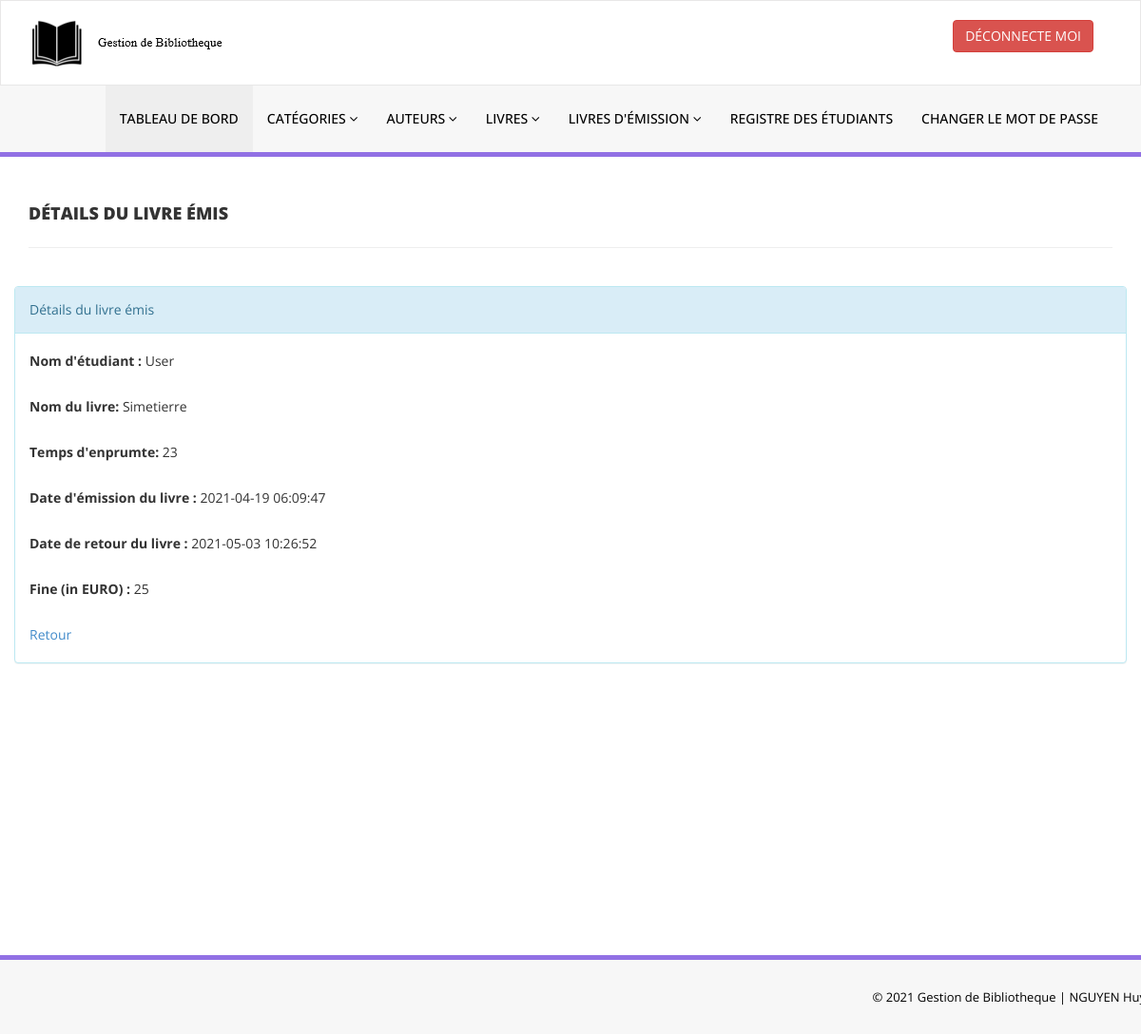
/library/admin/update-issue-bookdeails.php?rid=3 (signed in), run on the app's committed database.
### tables this page shows
CREATE TABLE `tblissuedbookdetails` (
  `id` int(11) NOT NULL,
  `BookId` int(11) DEFAULT NULL,
  `StudentID` varchar(150) DEFAULT NULL,
  `IssuesDate` timestamp NULL DEFAULT current_timestamp(),
  `ReturnDate` timestamp NULL DEFAULT NULL ON UPDATE current_timestamp(),
  `RetrunStatus` int(1) DEFAULT NULL,
  `fine` int(11) DEFAULT NULL
);

CREATE TABLE `tblstudents` (
  `id` int(11) NOT NULL,
  `StudentId` varchar(100) DEFAULT NULL,
  `FullName` varchar(120) DEFAULT NULL,
  `EmailId` varchar(120) DEFAULT NULL,
  `MobileNumber` char(11) DEFAULT NULL,
  `Password` varchar(120) DEFAULT NULL,
  `Status` int(1) DEFAULT NULL,
  `RegDate` timestamp NULL DEFAULT current_timestamp(),
  `UpdationDate` timestamp NULL DEFAULT NULL ON UPDATE current_timestamp()
);

CREATE TABLE `tblbooks` (
  `id` int(11) NOT NULL,
  `BookName` varchar(255) DEFAULT NULL,
  `CatId` int(11) DEFAULT NULL,
  `AuthorId` int(11) DEFAULT NULL,
  `ISBNNumber` int(11) DEFAULT NULL,
  `BookPrice` int(11) DEFAULT NULL,
  `RegDate` timestamp NULL DEFAULT current_timestamp(),
  `UpdationDate` timestamp NULL DEFAULT NULL ON UPDATE current_timestamp()
);

### library/admin/update-issue-bookdeails.php (the view, shortened to what this page needs)
<?php
include('includes/config.php');
if(strlen($_SESSION['alogin'])==0)
    {
header('location:index.php');
}
else{
?>
<!DOCTYPE html>
<html xmlns="http://www.w3.org/1999/xhtml">
<head>
    <link href="assets/css/bootstrap.css" rel="stylesheet" />
    <link href="assets/css/font-awesome.css" rel="stylesheet" />
    <link href="assets/css/style.css" rel="stylesheet" />
</head>
<body>
<?php include('includes/header.php');?>
    <div class="content-wrapper">
         <div class="container">
        <div class="row pad-botm">
            <div class="col-md-12">
                <h4 class="header-line">Détails du livre émis</h4>
                            </div>
</div>
<div class="row">
<div class="col-md-10 col-sm-6 col-xs-12 col-md-offset-1"></div>
<div class="panel panel-info">
<div class="panel-heading">
Détails du livre émis
</div>
<div class="panel-body">
<?php
$rid=intval($_GET['rid']);
$sql = "SELECT tblstudents.FullName,tblbooks.BookName,tblbooks.ISBNNumber,tblissuedbookdetails.IssuesDate,tblissuedbookdetails.ReturnDate,tblissuedbookdetails.id as rid,tblissuedbookdetails.fine,tblissuedbookdetails.RetrunStatus from  tblissuedbookdetails join tblstudents on tblstudents.StudentId=tblissuedbookdetails.StudentId join tblbooks on tblbooks.id=tblissuedbookdetails.BookId where tblissuedbookdetails.id=:rid";
$query = $dbh -> prepare($sql);
$query->bindParam(':rid',$rid,PDO::PARAM_STR);
$query->execute();
$results=$query->fetchAll(PDO::FETCH_OBJ);
if($query->rowCount() > 0)
{
foreach($results as $result)
{               ?>
<div class="form-group">
<label>Nom d'étudiant :</label>
<?php echo htmlentities($result->FullName);?>
</div>
<div class="form-group">
<label>Nom du livre:</label>
<?php echo htmlentities($result->BookName);?>
</div>
<div class="form-group">
<label>Temps d'enprumte:</label>
<?php echo htmlentities($result->ISBNNumber);?>
</div>
<div class="form-group">
<label>Date d'émission du livre :</label>
<?php echo htmlentities($result->IssuesDate);?>
</div>
<div class="form-group">
<label>Date de retour du livre :</label>
<?php if($result->ReturnDate=="")
                                            {
                                                echo htmlentities("Pas encore de retour");
                                            } else {
                                            echo htmlentities($result->ReturnDate);
}
                                            ?>
</div>
<div class="form-group">
<label>Fine (in EURO) :</label>
<?php
if($result->fine=="")
{?>
<input class="form-control" type="text" name="fine" id="fine"  required />
<?php }else {
echo htmlentities($result->fine);
}
?>
</div>
 <?php if($result->RetrunStatus==0){?>
    <a href="manage-issued-books.php?rid=">Retour</button>
 </div>
<?php }}} ?>
                            </div>
                        </div>
                            </div>
        </div>
  <?php include('includes/footer.php');?>
</body>
</html>
<?php } ?>

### library/admin/assets/css/style.css (style rules this page uses)
.content-wrapper { margin-top: 40px; min-height:800px; padding-bottom:90px; }
.header-line { font-weight:900; padding-bottom:25px; border-bottom:1px solid #eeeeee; text-transform:uppercase; }
.pad-botm { padding-bottom:30px; }
.footer-section a, .footer-section a:hover { color:#000; }

### data on the page
tblissuedbookdetails: tblstudents.FullName "User", BookId.BookName "Simetierre", BookId.ISBNNumber "23", IssuesDate "2021-04-19 06:09:47", ReturnDate "2021-05-03 10:26:52", fine "25", RetrunStatus "Retour"
